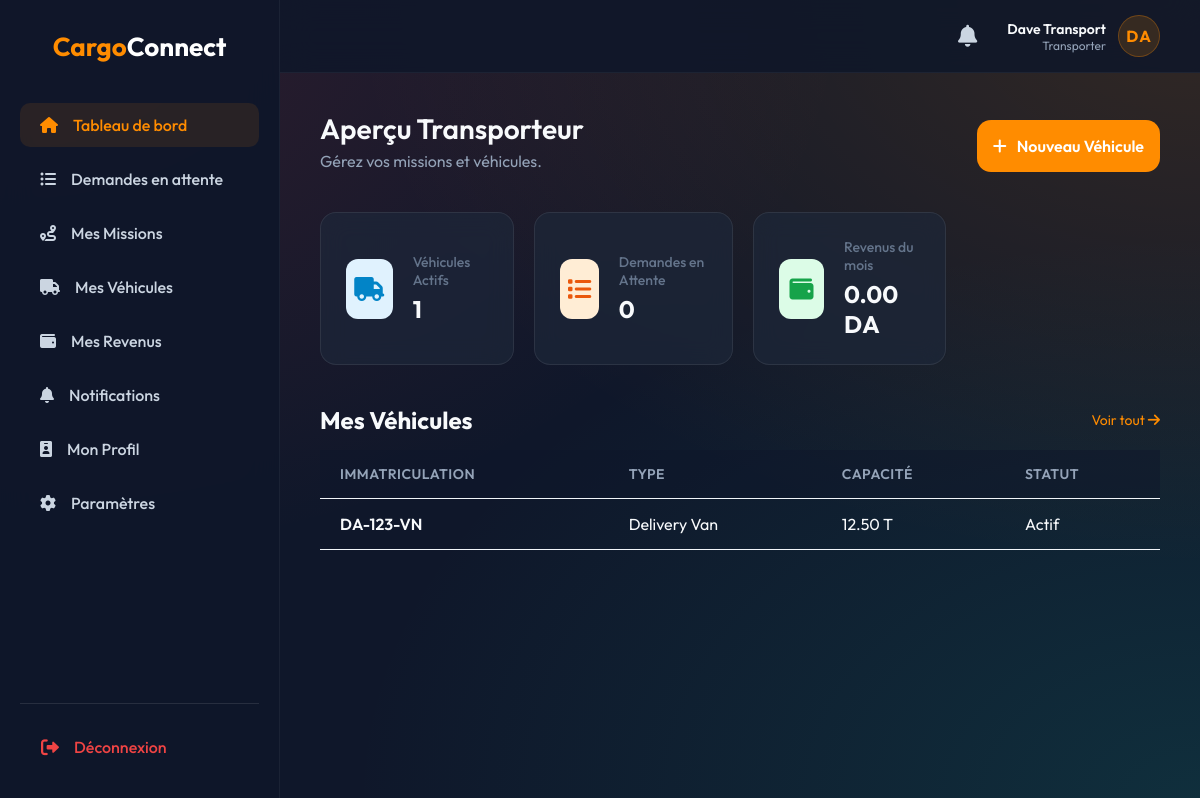
The app's page /transporter/dashboard.php (signed in) with its own data.
### tables this page shows
CREATE TABLE IF NOT EXISTS vehicles (
    id INT UNSIGNED AUTO_INCREMENT PRIMARY KEY,
    owner_id INT UNSIGNED NOT NULL,
    vehicle_type VARCHAR(50) NOT NULL,
    capacity DECIMAL(8,2) NOT NULL COMMENT 'Capacity in cubic meters/tons',
    plate_number VARCHAR(20) NOT NULL UNIQUE,
    status ENUM('active', 'inactive') NOT NULL DEFAULT 'active',
    created_at TIMESTAMP DEFAULT CURRENT_TIMESTAMP,
    updated_at TIMESTAMP DEFAULT CURRENT_TIMESTAMP ON UPDATE CURRENT_TIMESTAMP,
    FOREIGN KEY (owner_id) REFERENCES users(id) ON DELETE CASCADE,
    INDEX idx_vehicle_owner (owner_id)
);

### functions/vehicle.php (called while the page is built, shortened)
<?php
function getVehiclesByTransporter($transporter_id, $pdo) {
    $stmt = $pdo->prepare("SELECT * FROM vehicles WHERE owner_id = ? ORDER BY created_at DESC");
    $stmt->execute([$transporter_id]);
    return $stmt->fetchAll(PDO::FETCH_ASSOC);
}

### functions/reservation/queries.php (called while the page is built, shortened)
<?php
function getPendingRequests($pdo) {
    $stmt = $pdo->prepare("SELECT r.*, u.name as client_name, u.phone as client_phone
                           FROM reservations r
                           JOIN users u ON r.client_id = u.id
                           WHERE r.status = ?
                           AND r.created_at >= (NOW() - INTERVAL 1 DAY)
                           ORDER BY r.created_at ASC");
    $stmt->execute([ReservationStatus::PENDING]);
    return $stmt->fetchAll(PDO::FETCH_ASSOC);
}

### functions/earning.php (called while the page is built, shortened)
<?php
function calculateEarnings($transporter_id, $pdo) {
    $stmt = $pdo->prepare("SELECT SUM(amount) as total
                           FROM earnings
                           WHERE transporter_id = ? AND MONTH(created_at) = MONTH(CURRENT_DATE()) AND YEAR(created_at) = YEAR(CURRENT_DATE())");
    $stmt->execute([$transporter_id]);
    $result = $stmt->fetch(PDO::FETCH_ASSOC);
    return $result['total'] ?? 0;
}

### transporter/dashboard.php (the view, shortened to what this page needs)
<?php
require_once CONF_PATH . 'database.php';
require_once FUNC_PATH . 'vehicle.php';
require_once FUNC_PATH . 'earning.php';
$db = new Database();
$pdo = $db->getConnection();
$transporter_id = $_SESSION['user_id'];
$vehicles = getVehiclesByTransporter($transporter_id, $pdo);
$active_vehicles = count(array_filter($vehicles, fn($v) => $v['status'] === 'active'));
$pending_requests = count(getPendingRequests($pdo));
$total_earnings = calculateEarnings($transporter_id, $pdo);
?>
<!DOCTYPE html>
<html lang="fr">
<head>
    <link href="https://cdnjs.cloudflare.com/ajax/libs/font-awesome/6.0.0/css/all.min.css" rel="stylesheet">
    <link rel="stylesheet" href="<?php echo CSS_URL; ?>style.css">
    <link rel="stylesheet" href="<?php echo CSS_URL; ?>dashboard.css">
</head>
<body>
<div class="dashboard-layout">
    <?php include INC_PATH . 'sidebar.php'; ?>
    <main class="main-content">
        <?php include INC_PATH . 'topbar.php'; ?>
        <div class="page-header">
            <div>
                <h1>Aperçu Transporteur</h1>
                <p style="color: #94a3b8; margin-top: 5px;">Gérez vos missions et véhicules.</p>
            </div>
            <div>
                <a href="<?php echo URL_ROOT; ?>transporter/vehicle_form.php" class="btn btn-primary"><i class="fas fa-plus"></i> Nouveau Véhicule</a>
            </div>
        </div>
        <div class="stats-grid">
            <div class="stat-card">
                <div class="stat-icon blue"><i class="fas fa-truck"></i></div>
                <div class="stat-details">
                    <h3>Véhicules Actifs</h3>
                    <div class="num"><?php echo $active_vehicles; ?></div>
                </div>
            </div>
            <div class="stat-card" style="cursor: pointer;" onclick="window.location.href='requests.php'">
                <div class="stat-icon orange"><i class="fas fa-list"></i></div>
                <div class="stat-details">
                    <h3>Demandes en Attente</h3>
                    <div class="num"><?php echo $pending_requests; ?></div>
                </div>
            </div>
            <div class="stat-card" style="cursor: pointer;" onclick="window.location.href='earnings.php'">
                <div class="stat-icon green"><i class="fas fa-wallet"></i></div>
                <div class="stat-details">
                    <h3>Revenus du mois</h3>
                    <div class="num"><?php echo number_format($total_earnings, 2); ?> DA</div>
                </div>
            </div>
        </div>
        <div class="recent-section" style="margin-top: 30px;">
            <div class="section-header" style="display: flex; justify-content: space-between; align-items: center; margin-bottom: 15px;">
                <h2>Mes Véhicules</h2>
                <a href="vehicles.php" style="color: #ff8c00; text-decoration: none; font-size: 14px;">Voir tout <i class="fas fa-arrow-right"></i></a>
            </div>
            <?php if (empty($vehicles)): ?>
                <div style="text-align: center; padding: 40px; background: rgba(30, 41, 59, 0.5); border-radius: 12px; border: 1px dashed rgba(255, 255, 255, 0.1);">
                    <i class="fas fa-truck" style="font-size: 40px; color: #64748b; margin-bottom: 15px;"></i>
                    <p style="color: #94a3b8;">Aucun véhicule enregistré.</p>
                    <a href="vehicle_form.php" class="btn btn-primary" style="margin-top: 15px; display: inline-block;">Ajouter un véhicule</a>
                </div>
            <?php else: ?>
                <div class="table-container">
                    <table class="data-table">
                        <thead>
                            <tr>
                                <th>Immatriculation</th>
                                <th>Type</th>
                                <th>Capacité</th>
                                <th>Statut</th>
                            </tr>
                        </thead>
                        <tbody>
                            <?php foreach (array_slice($vehicles, 0, 3) as $vehicle): ?>
                                <tr>
                                    <td style="font-weight: 600;"><?php echo htmlspecialchars($vehicle['plate_number'], ENT_QUOTES, 'UTF-8'); ?></td>
                                    <td><?php echo htmlspecialchars($vehicle['vehicle_type'], ENT_QUOTES, 'UTF-8'); ?></td>
                                    <td><?php echo number_format($vehicle['capacity'], 2); ?> T</td>
                                    <td>
                                        <?php if ($vehicle['status'] === 'active'): ?>
                                            <span class="badge badge-success">Actif</span>
                                        <?php else: ?>
                                            <span class="badge badge-danger">Inactif</span>
                                        <?php endif; ?>
                                    </td>
                                </tr>
                            <?php endforeach; ?>
                        </tbody>
                    </table>
                </div>
            <?php endif; ?>
        </div>
    </main>
</div>
</body>
</html>

### public/css/style.css (style rules this page uses)
:root { --primary: #ff8c00; --primary-hover: #ff6b00; --bg-dark: #0f172a; --text-main: #f8fafc; --text-muted: #94a3b8; --glass-bg: rgba(15, 23, 42, 0.4); --glass-border: rgba(255, 255, 255, 0.08); --glass-shadow: 0 25px 50px -12px rgba(0, 0, 0, 0.5); }
* { margin: 0; padding: 0; box-sizing: border-box; font-family: 'Outfit', sans-serif; }
body { min-height: 100vh; background: var(--bg-dark); display: flex; flex-direction: column; color: var(--text-main); position: relative; overflow-x: hidden; }
.btn-primary, .btn-secondary, .btn-outline,.btn-primary a, .btn-secondary a, .btn-outline a { width: 100%; padding: 16px; border-radius: 14px; font-size: 16px; font-weight: 600; cursor: pointer; transition: all 0.3s cubic-bezier(0.4, 0, 0.2, 1); display: flex; justify-content: center; align-items: center; gap: 10px; margin-top: 10px; text-decoration: none !important; }
.btn-primary { background: var(--primary); color: white; border: none; }

### public/css/dashboard.css (style rules this page uses)
body { background: #0f172a; background-image: radial-gradient(at 0% 0%, rgba(239, 68, 68, 0.15) 0px, transparent 50%), radial-gradient(at 100% 0%, rgba(255, 140, 0, 0.15) 0px, transparent 50%), radial-gradient(at 100% 100%, rgba(20, 184, 166, 0.15) 0px, transparent 50%); background-attachment: fixed; min-height: 100vh; color: #f8fafc; font-family: 'Inter', 'Outfit', sans-serif; }
.dashboard-layout { display: flex; min-height: 100vh; }
.main-content { flex: 1; padding: 110px 40px 40px 40px; margin-left: 280px; width: calc(100% - 280px); overflow-y: auto; position: relative; z-index: 10; }
.page-header { display: flex; justify-content: space-between; align-items: center; margin-bottom: 40px; }
.page-header h1 { font-size: 28px; font-weight: 600; }
.stats-grid { display: grid; grid-template-columns: repeat(1, 1fr); gap: 20px; margin-bottom: 40px; }
.stat-card { background: rgba(30, 41, 59, 0.65); backdrop-filter: blur(12px); padding: 25px; border-radius: 16px; display: flex; align-items: center; gap: 20px; border: 1px solid rgba(255, 255, 255, 0.08); transition: all 0.3s cubic-bezier(0.4, 0, 0.2, 1); transform: translateY(40px); opacity: 0; animation: slideUp 0.6s cubic-bezier(0.16, 1, 0.3, 1) forwards; }
.stat-card:nth-child(1) { animation-delay: 0.1s; }
.stat-card:nth-child(2) { animation-delay: 0.2s; }
.stat-card:nth-child(3) { animation-delay: 0.3s; }
.stat-icon { width: 60px; height: 60px; border-radius: 12px; display: flex; align-items: center; justify-content: center; font-size: 24px; }
.stat-icon.blue { background: #e0f2fe; color: #0284c7; }
.stat-icon.orange { background: #ffedd5; color: #ea580c; }
.stat-icon.green { background: #dcfce7; color: #16a34a; }
.stat-details h3 { font-size: 14px; color: #64748b; font-weight: 500; margin-bottom: 5px; }
.stat-details .num { font-size: 24px; font-weight: 700; color: #0f172a; }
.data-table { width: 100%; border-collapse: collapse; }
.data-table th, .data-table td { padding: 15px 20px; text-align: left; border-bottom: 1px solid #f1f5f9; }
.data-table th { background: rgba(15, 23, 42, 0.5); font-weight: 600; color: #94a3b8; font-size: 14px; text-transform: uppercase; letter-spacing: 0.5px; }
.data-table tr { transition: background 0.3s; }
h1, h2, h3, h4, .stat-details .num { color: #f8fafc; }
.page-header p { color: #94a3b8 !important; }
@media (min-width: 576px) { .stats-grid { grid-template-columns: repeat(2, 1fr); } }
@media (min-width: 768px) { .stats-grid { grid-template-columns: repeat(3, 1fr); } }
@media (min-width: 992px) { .stats-grid { grid-template-columns: repeat(4, 1fr); } }

### records on screen
vehicles: status "1", plate_number "DA-123-VN", vehicle_type "Delivery Van", capacity "12.50", shows "Actif"

### other values on screen
$userName "Dave Transport"
$userRole "Transporter"
$userInitials "DA"
$pending_requests "0"
$total_earnings "0.00"
